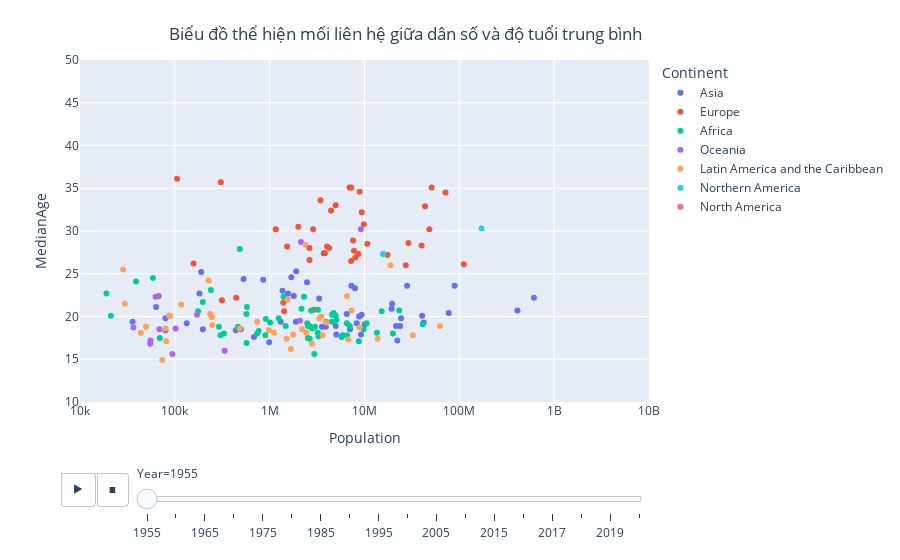

Write notebook code for a chart like this one.
### Markdown cell above
### **Mối liên hệ giữa dân số và độ tuổi trung bình**

Chất lượng cuộc sống cũng như phúc lợi xã hội càng ngày các phát triển, có thể độ tuổi trung bình cũng như dân số cũng sẽ có chiều hướng tăng tuyến tính.

### Code cell
fig=px.scatter(df, x="Population", y="MedianAge", animation_frame="Year", animation_group="Country",
        color="Continent", hover_name="Country",
           log_x=True, range_x=[10000,10000000000], range_y=[10,50])
fig.update_layout(
    title={
        'text': "Biểu đồ thể hiện mối liên hệ giữa dân số và độ tuổi trung bình",
        'y':0.95,
        'x':0.45,
        'xanchor': 'center',
        'yanchor': 'top'})

fig.write_html(f"./3 visualization/5 {fig['layout']['title']['text']}.html")
fig.show()

### Figure 1 — Plotly figure (JSON) as saved in the notebook; plotly's stock layout.template omitted (floating-point values rounded to 4 significant figures)
{"data": [{"hovertemplate": "<b>%{hovertext}</b><br><br>Continent=Asia<br>Year=1955<br>Population=%{x}<br>MedianAge=%{y}<extra></extra>", "hovertext": ["Afghanistan", "Armenia", "Azerbaijan", "Bahrain", "Bangladesh", "Bhutan", "Brunei ", "Cambodia", "China", "Cyprus", "Georgia", "Hong Kong", "India", "Indonesia", "Iran", "Iraq", "Israel", "Japan", "Jordan", "Kazakhstan", "Kuwait", "Kyrgyzstan", "Laos", "Lebanon", "Macao", "Malaysia", "Maldives", "Mongolia", "Myanmar", "Nepal", "North Korea", "Oman", "Pakistan", "Philippines", "Qatar", "Saudi Arabia", "Singapore", "South Korea", "Sri Lanka", "State of Palestine", "Syria", "Taiwan", "Tajikistan", "Thailand", "Timor-Leste", "Turkey", "Turkmenistan", "United Arab Emirates", "Uzbekistan", "Vietnam", "Yemen"], "ids": ["Afghanistan", "Armenia", "Azerbaijan", "Bahrain", "Bangladesh", "Bhutan", "Brunei ", "Cambodia", "China", "Cyprus", "Georgia", "Hong Kong", "India", "Indonesia", "Iran", "Iraq", "Israel", "Japan", "Jordan", "Kazakhstan", "Kuwait", "Kyrgyzstan", "Laos", "Lebanon", "Macao", "Malaysia", "Maldives", "Mongolia", "Myanmar", "Nepal", "North Korea", "Oman", "Pakistan", "Philippines", "Qatar", "Saudi Arabia", "Singapore", "South Korea", "Sri Lanka", "State of Palestine", "Syria", "Taiwan", "Tajikistan", "Thailand", "Timor-Leste", "Turkey", "Turkmenistan", "United Arab Emirates", "Uzbekistan", "Vietnam", "Yemen"], "legendgroup": "Asia", "marker": {"color": "#636efa", "symbol": "circle"}, "mode": "markers", "name": "Asia", "orientation": "v", "showlegend": true, "type": "scatter", "x": [8270991, 1563507, 3329387, 133585, 42086301, 197457, 63356, 5045288, 612241554, 529972, 3713133, 2472658, 409880595, 77273425, 19294127, 6502657, 1691878, 89018257, 682968, 7932521, 181888, 1904062, 1890854, 1532115, 189460, 7038913, 79703, 855103, 19550071, 9316916, 10086991, 495818, 40488030, 22177058, 35866, 3558155, 1305105, 21514570, 8778438, 987755, 3911501, 9189972, 1794416, 23711132, 439223, 24270600, 1364635, 79578, 7277333, 28147443, 4965574], "xaxis": "x", "y": [19.2, 22.7, 22.1, 19.2, 19.3, 18.5, 21.1, 17.9, 22.2, 24.4, 27.4, 24, 20.7, 20.4, 20.9, 20.3, 24.6, 23.6, 17.6, 23.3, 22.7, 25.3, 19.4, 22, 25.2, 18.5, 19.8, 24.3, 21.5, 20.2, 19.1, 18.5, 20.1, 17.2, 19.4, 18.8, 19.4, 18.9, 20, 17, 18.8, 17.9, 22.4, 18.9, 18.4, 19.8, 23, 18.4, 23.6, 23.6, 18.9], "yaxis": "y"}, {"hovertemplate": "<b>%{hovertext}</b><br><br>Continent=Europe<br>Year=1955<br>Population=%{x}<br>MedianAge=%{y}<extra></extra>", "hovertext": ["Albania", "Andorra", "Austria", "Belarus", "Belgium", "Bosnia and Herzegovina", "Bulgaria", "Channel Islands", "Croatia", "Czech Republic (Czechia)", "Denmark", "Estonia", "Faeroe Islands", "Finland", "France", "Germany", "Gibraltar", "Greece", "Holy See", "Hungary", "Iceland", "Ireland", "Isle of Man", "Italy", "Latvia", "Liechtenstein", "Lithuania", "Luxembourg", "Malta", "Moldova", "Monaco", "Montenegro", "Netherlands", "North Macedonia", "Norway", "Poland", "Portugal", "Romania", "Russia", "San Marino", "Serbia", "Slovakia", "Slovenia", "Spain", "Sweden", "Switzerland", "Ukraine", "United Kingdom"], "ids": ["Albania", "Andorra", "Austria", "Belarus", "Belgium", "Bosnia and Herzegovina", "Bulgaria", "Channel Islands", "Croatia", "Czech Republic (Czechia)", "Denmark", "Estonia", "Faeroe Islands", "Finland", "France", "Germany", "Gibraltar", "Greece", "Holy See", "Hungary", "Iceland", "Ireland", "Isle of Man", "Italy", "Latvia", "Liechtenstein", "Lithuania", "Luxembourg", "Malta", "Moldova", "Monaco", "Montenegro", "Netherlands", "North Macedonia", "Norway", "Poland", "Portugal", "Romania", "Russia", "San Marino", "Serbia", "Slovakia", "Slovenia", "Spain", "Sweden", "Switzerland", "Ukraine", "United Kingdom"], "legendgroup": "Europe", "marker": {"color": "#EF553B", "symbol": "circle"}, "mode": "markers", "name": "Europe", "orientation": "v", "showlegend": true, "type": "scatter", "x": [1419994, 9232, 6953406, 7747210, 8887274, 2936309, 7561493, 105609, 4030415, 9361772, 4440778, 1159231, 32481, 4238275, 43411367, 71537459, 22788, 8011124, 908, 9828494, 157642, 2873415, 52408, 48335578, 2001574, 14830, 2628751, 305261, 313526, 2627012, 19655, 443795, 10709630, 1392449, 3430340, 27269749, 8625532, 17483935, 111355300, 13789, 7234922, 3815402, 1527205, 29048395, 7262623, 4957066, 40019491, 51063902], "xaxis": "x", "y": [20.6, 0, 35.1, 27.7, 34.6, 20.8, 28.9, 36.1, 28.2, 32.2, 32.4, 30.2, 0, 28, 32.9, 34.5, 0, 26.9, 0, 30.8, 26.2, 30.2, 0, 30.2, 30.5, 0, 28, 35.7, 21.9, 26.6, 0, 22.2, 28.5, 21.6, 33.6, 26, 27.3, 27.2, 26.1, 0, 26.5, 27.4, 28.2, 28.6, 35.1, 33, 28.3, 35.1], "yaxis": "y"}, {"hovertemplate": "<b>%{hovertext}</b><br><br>Continent=Africa<br>Year=1955<br>Population=%{x}<br>MedianAge=%{y}<extra></extra>", "hovertext": ["Algeria", "Angola", "Benin", "Botswana", "Burkina Faso", "Burundi", "Cabo Verde", "Cameroon", "Central African Republic", "Chad", "Comoros", "Congo", "Côte d'Ivoire", "DR Congo", "Djibouti", "Egypt", "Equatorial Guinea", "Eritrea", "Eswatini", "Ethiopia", "Gabon", "Gambia", "Ghana", "Guinea", "Guinea-Bissau", "Kenya", "Lesotho", "Liberia", "Libya", "Madagascar", "Malawi", "Mali", "Mauritania", "Mauritius", "Mayotte", "Morocco", "Mozambique", "Namibia", "Niger", "Nigeria", "Rwanda", "Réunion", "Saint Helena", "Sao Tome & Principe", "Senegal", "Seychelles", "Sierra Leone", "Somalia", "South Africa", "South Sudan", "Sudan", "Tanzania", "Togo", "Tunisia", "Uganda", "Western Sahara", "Zambia", "Zimbabwe"], "ids": ["Algeria", "Angola", "Benin", "Botswana", "Burkina Faso", "Burundi", "Cabo Verde", "Cameroon", "Central African Republic", "Chad", "Comoros", "Congo", "Côte d'Ivoire", "DR Congo", "Djibouti", "Egypt", "Equatorial Guinea", "Eritrea", "Eswatini", "Ethiopia", "Gabon", "Gambia", "Ghana", "Guinea", "Guinea-Bissau", "Kenya", "Lesotho", "Liberia", "Libya", "Madagascar", "Malawi", "Mali", "Mauritania", "Mauritius", "Mayotte", "Morocco", "Mozambique", "Namibia", "Niger", "Nigeria", "Rwanda", "Réunion", "Saint Helena", "Sao Tome & Principe", "Senegal", "Seychelles", "Sierra Leone", "Somalia", "South Africa", "South Sudan", "Sudan", "Tanzania", "Togo", "Tunisia", "Uganda", "Western Sahara", "Zambia", "Zimbabwe"], "legendgroup": "Africa", "marker": {"color": "#00cc96", "symbol": "circle"}, "mode": "markers", "name": "Africa", "orientation": "v", "showlegend": true, "type": "scatter", "x": [9774283, 5043247, 2303587, 463359, 4517155, 2537157, 197195, 4706995, 1401341, 2735198, 175903, 911029, 3004421, 13517513, 69589, 23223124, 239873, 899752, 303028, 19947292, 484313, 329661, 5730594, 3229649, 576136, 6987658, 766763, 1011363, 1245358, 4543542, 3270548, 4975398, 738299, 570648, 18985, 10502666, 6508398, 567847, 2955541, 41086100, 2527294, 291658, 5345, 58806, 2808225, 38955, 2165815, 2491542, 15206502, 2619712, 6549298, 8729662, 1473839, 3943540, 5888793, 21147, 2644976, 3213286], "xaxis": "x", "y": [18.5, 19.6, 22.3, 18.8, 19.4, 18.9, 21.7, 20.4, 22.3, 20.7, 20.6, 19.7, 18.8, 18.1, 17.5, 20.7, 23.1, 17.8, 17.8, 18, 27.9, 18, 17.6, 20.8, 21.1, 18.9, 18.3, 19.3, 19.8, 20.2, 17.7, 20.1, 18, 16.9, 22.7, 19.2, 19.2, 20.3, 15.6, 19.1, 17.5, 18.8, 0, 24.5, 18.6, 24.1, 20.9, 19.2, 20.6, 18.9, 17.8, 17.1, 18.9, 19.4, 17.8, 20.1, 17.4, 18.1], "yaxis": "y"}, {"hovertemplate": "<b>%{hovertext}</b><br><br>Continent=Oceania<br>Year=1955<br>Population=%{x}<br>MedianAge=%{y}<extra></extra>", "hovertext": ["American Samoa", "Australia", "Cook Islands", "Fiji", "French Polynesia", "Guam", "Kiribati", "Marshall Islands", "Micronesia", "Nauru", "New Caledonia", "New Zealand", "Niue", "Northern Mariana Islands", "Palau", "Papua New Guinea", "Samoa", "Solomon Islands", "Tokelau", "Tonga", "Tuvalu", "Vanuatu", "Wallis & Futuna"], "ids": ["American Samoa", "Australia", "Cook Islands", "Fiji", "French Polynesia", "Guam", "Kiribati", "Marshall Islands", "Micronesia", "Nauru", "New Caledonia", "New Zealand", "Niue", "Northern Mariana Islands", "Palau", "Papua New Guinea", "Samoa", "Solomon Islands", "Tokelau", "Tonga", "Tuvalu", "Vanuatu", "Wallis & Futuna"], "legendgroup": "Oceania", "marker": {"color": "#ab63fa", "symbol": "circle"}, "mode": "markers", "name": "Oceania", "orientation": "v", "showlegend": true, "type": "scatter", "x": [19754, 9165707, 16347, 335098, 68854, 62641, 36573, 13894, 171107, 3819, 67748, 2136391, 4694, 7985, 8322, 2086247, 94178, 102002, 1607, 55322, 5069, 54921, 7669], "xaxis": "x", "y": [0, 30.2, 0, 16, 18.5, 22.3, 18.7, 0, 20.2, 0, 22.4, 28.7, 0, 0, 0, 19.5, 15.6, 18.6, 0, 17.2, 0, 16.8, 0], "yaxis": "y"}, {"hovertemplate": "<b>%{hovertext}</b><br><br>Continent=Latin America and the Caribbean<br>Year=1955<br>Population=%{x}<br>MedianAge=%{y}<extra></extra>", "hovertext": ["Anguilla", "Antigua and Barbuda", "Argentina", "Aruba", "Bahamas", "Barbados", "Belize", "Bolivia", "Brazil", "British Virgin Islands", "Caribbean Netherlands", "Cayman Islands", "Chile", "Colombia", "Costa Rica", "Cuba", "Curaçao", "Dominica", "Dominican Republic", "Ecuador", "El Salvador", "Falkland Islands", "French Guiana", "Grenada", "Guadeloupe", "Guatemala", "Guyana", "Haiti", "Honduras", "Jamaica", "Martinique", "Mexico", "Montserrat", "Nicaragua", "Panama", "Paraguay", "Peru", "Puerto Rico", "Saint Kitts & Nevis", "Saint Lucia", "Saint Martin", "Sint Maarten", "St. Vincent & Grenadines", "Suriname", "Trinidad and Tobago", "Turks and Caicos", "U.S. Virgin Islands", "Uruguay", "Venezuela"], "ids": ["Anguilla", "Antigua and Barbuda", "Argentina", "Aruba", "Bahamas", "Barbados", "Belize", "Bolivia", "Brazil", "British Virgin Islands", "Caribbean Netherlands", "Cayman Islands", "Chile", "Colombia", "Costa Rica", "Cuba", "Curaçao", "Dominica", "Dominican Republic", "Ecuador", "El Salvador", "Falkland Islands", "French Guiana", "Grenada", "Guadeloupe", "Guatemala", "Guyana", "Haiti", "Honduras", "Jamaica", "Martinique", "Mexico", "Montserrat", "Nicaragua", "Panama", "Paraguay", "Peru", "Puerto Rico", "Saint Kitts & Nevis", "Saint Lucia", "Saint Martin", "Sint Maarten", "St. Vincent & Grenadines", "Suriname", "Trinidad and Tobago", "Turks and Caicos", "U.S. Virgin Islands", "Uruguay", "Venezuela"], "legendgroup": "Latin America and the Caribbean", "marker": {"color": "#FFA15A", "symbol": "circle"}, "mode": "markers", "name": "Latin America and the Caribbean", "orientation": "v", "showlegend": true, "type": "scatter", "x": [5783, 49648, 18789418, 43724, 88631, 227138, 79870, 3331036, 62533919, 7679, 7670, 6677, 7322652, 13775000, 1110087, 6539454, 116916, 54560, 2781336, 3956620, 2432880, 2204, 28490, 81103, 236064, 3625300, 482555, 3514074, 1771352, 1540956, 245675, 32350596, 14233, 1508102, 981080, 1673665, 8858389, 2195516, 48492, 86477, 3408, 2108, 73554, 249000, 739709, 5238, 29682, 2372559, 6744695], "xaxis": "x", "y": [0, 18.8, 26, 18.1, 20.1, 24.2, 18.6, 19.8, 18.9, 0, 0, 0, 20.7, 17.4, 18.1, 22.4, 21.4, 0, 16.8, 19.3, 18.1, 0, 25.5, 17.1, 20.3, 17.8, 18.6, 20, 17.9, 22, 19.9, 17.8, 0, 17.4, 18.4, 16.2, 18.7, 18.5, 0, 20.1, 0, 0, 14.9, 19, 19.4, 0, 21.5, 28.4, 17.3], "yaxis": "y"}, {"hovertemplate": "<b>%{hovertext}</b><br><br>Continent=Northern America<br>Year=1955<br>Population=%{x}<br>MedianAge=%{y}<extra></extra>", "hovertext": ["Bermuda", "Canada", "Greenland", "Saint Pierre & Miquelon", "United States"], "ids": ["Bermuda", "Canada", "Greenland", "Saint Pierre & Miquelon", "United States"], "legendgroup": "Northern America", "marker": {"color": "#19d3f3", "symbol": "circle"}, "mode": "markers", "name": "Northern America", "orientation": "v", "showlegend": true, "type": "scatter", "x": [40708, 15673763, 25846, 4755, 171685336], "xaxis": "x", "y": [0, 27.3, 0, 0, 30.3], "yaxis": "y"}, {"hovertemplate": "<b>%{hovertext}</b><br><br>Continent=North America<br>Year=1955<br>Population=%{x}<br>MedianAge=%{y}<extra></extra>", "hovertext": ["Saint Barthelemy"], "ids": ["Saint Barthelemy"], "legendgroup": "North America", "marker": {"color": "#FF6692", "symbol": "circle"}, "mode": "markers", "name": "North America", "orientation": "v", "showlegend": true, "type": "scatter", "x": [2245], "xaxis": "x", "y": [0], "yaxis": "y"}], "layout": {"legend": {"title": {"text": "Continent"}, "tracegroupgap": 0}, "margin": {"t": 60}, "sliders": [{"active": 0, "currentvalue": {"prefix": "Year="}, "len": 0.9, "pad": {"b": 10, "t": 60}, "steps": [{"args": [["1955"], {"frame": {"duration": 0, "redraw": false}, "fromcurrent": true, "mode": "immediate", "transition": {"duration": 0, "easing": "linear"}}], "label": "1955", "method": "animate"}, {"args": [["1960"], {"frame": {"duration": 0, "redraw": false}, "fromcurrent": true, "mode": "immediate", "transition": {"duration": 0, "easing": "linear"}}], "label": "1960", "method": "animate"}, {"args": [["1965"], {"frame": {"duration": 0, "redraw": false}, "fromcurrent": true, "mode": "immediate", "transition": {"duration": 0, "easing": "linear"}}], "label": "1965", "method": "animate"}, {"args": [["1970"], {"frame": {"duration": 0, "redraw": false}, "fromcurrent": true, "mode": "immediate", "transition": {"duration": 0, "easing": "linear"}}], "label": "1970", "method": "animate"}, {"args": [["1975"], {"frame": {"duration": 0, "redraw": false}, "fromcurrent": true, "mode": "immediate", "transition": {"duration": 0, "easing": "linear"}}], "label": "1975", "method": "animate"}, {"args": [["1980"], {"frame": {"duration": 0, "redraw": false}, "fromcurrent": true, "mode": "immediate", "transition": {"duration": 0, "easing": "linear"}}], "label": "1980", "method": "animate"}, {"args": [["1985"], {"frame": {"duration": 0, "redraw": false}, "fromcurrent": true, "mode": "immediate", "transition": {"duration": 0, "easing": "linear"}}], "label": "1985", "method": "animate"}, {"args": [["1990"], {"frame": {"duration": 0, "redraw": false}, "fromcurrent": true, "mode": "immediate", "transition": {"duration": 0, "easing": "linear"}}], "label": "1990", "method": "animate"}, {"args": [["1995"], {"frame": {"duration": 0, "redraw": false}, "fromcurrent": true, "mode": "immediate", "transition": {"duration": 0, "easing": "linear"}}], "label": "1995", "method": "animate"}, {"args": [["2000"], {"frame": {"duration": 0, "redraw": false}, "fromcurrent": true, "mode": "immediate", "transition": {"duration": 0, "easing": "linear"}}], "label": "2000", "method": "animate"}, {"args": [["2005"], {"frame": {"duration": 0, "redraw": false}, "fromcurrent": true, "mode": "immediate", "transition": {"duration": 0, "easing": "linear"}}], "label": "2005", "method": "animate"}, {"args": [["2010"], {"frame": {"duration": 0, "redraw": false}, "fromcurrent": true, "mode": "immediate", "transition": {"duration": 0, "easing": "linear"}}], "label": "2010", "method": "animate"}, {"args": [["2015"], {"frame": {"duration": 0, "redraw": false}, "fromcurrent": true, "mode": "immediate", "transition": {"duration": 0, "easing": "linear"}}], "label": "2015", "method": "animate"}, {"args": [["2016"], {"frame": {"duration": 0, "redraw": false}, "fromcurrent": true, "mode": "immediate", "transition": {"duration": 0, "easing": "linear"}}], "label": "2016", "method": "animate"}, {"args": [["2017"], {"frame": {"duration": 0, "redraw": false}, "fromcurrent": true, "mode": "immediate", "transition": {"duration": 0, "easing": "linear"}}], "label": "2017", "method": "animate"}, {"args": [["2018"], {"frame": {"duration": 0, "redraw": false}, "fromcurrent": true, "mode": "immediate", "transition": {"duration": 0, "easing": "linear"}}], "label": "2018", "method": "animate"}, {"args": [["2019"], {"frame": {"duration": 0, "redraw": false}, "fromcurrent": true, "mode": "immediate", "transition": {"duration": 0, "easing": "linear"}}], "label": "2019", "method": "animate"}, {"args": [["2020"], {"frame": {"duration": 0, "redraw": false}, "fromcurrent": true, "mode": "immediate", "transition": {"duration": 0, "easing": "linear"}}], "label": "2020", "method": "animate"}], "x": 0.1, "xanchor": "left", "y": 0, "yanchor": "top"}], "title": {"text": "Biểu đồ thể hiện mối liên hệ giữa dân số và độ tuổi trung bình", "x": 0.45, "xanchor": "center", "y": 0.95, "yanchor": "top"}, "updatemenus": [{"buttons": [{"args": [null, {"frame": {"duration": 500, "redraw": false}, "fromcurrent": true, "mode": "immediate", "transition": {"duration": 500, "easing": "linear"}}], "label": "&#9654;", "method": "animate"}, {"args": [[null], {"frame": {"duration": 0, "redraw": false}, "fromcurrent": true, "mode": "immediate", "transition": {"duration": 0, "easing": "linear"}}], "label": "&#9724;", "method": "animate"}], "direction": "left", "pad": {"r": 10, "t": 70}, "showactive": false, "type": "buttons", "x": 0.1, "xanchor": "right", "y": 0, "yanchor": "top"}], "xaxis": {"anchor": "y", "domain": [0, 1], "range": [4, 10], "title": {"text": "Population"}, "type": "log"}, "yaxis": {"anchor": "x", "domain": [0, 1], "range": [10, 50], "title": {"text": "MedianAge"}}}}
